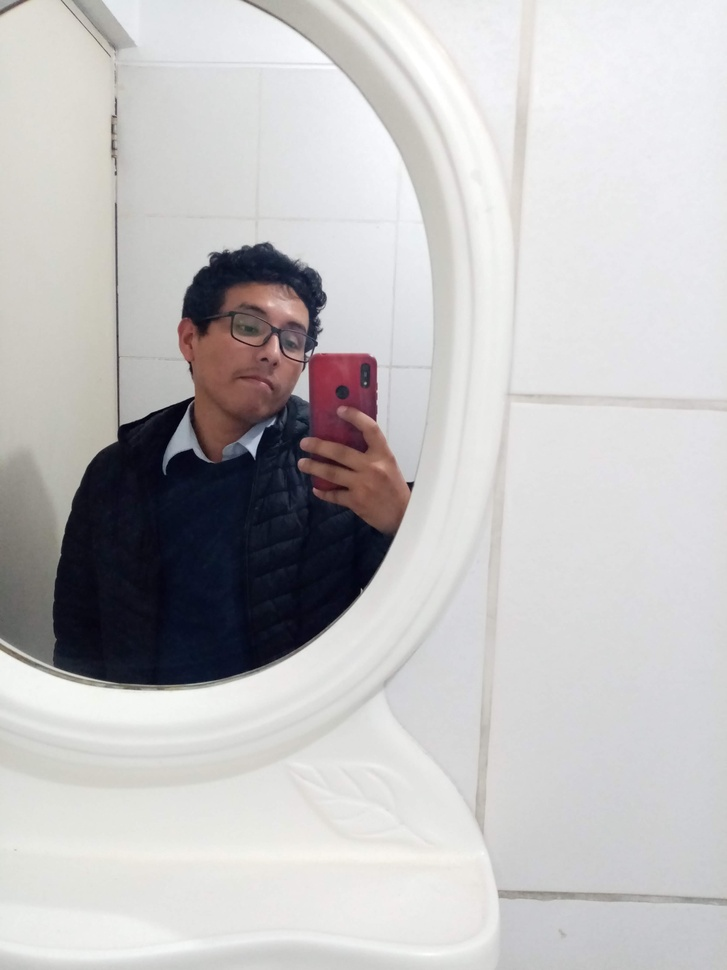
#> input picture Chapter 1/hmj.jpg, 727 x 970 px, shrunk from 3120 x 4160 before the run
$ python 03-graylevel_transforms.py
#> lines starting #> are read from the running program, lines starting #| are printed output that depends on the picture
from PIL import Image
#from pylab import *
from numpy import *

im = array(Image.open('hmj.jpg').convert('L'))
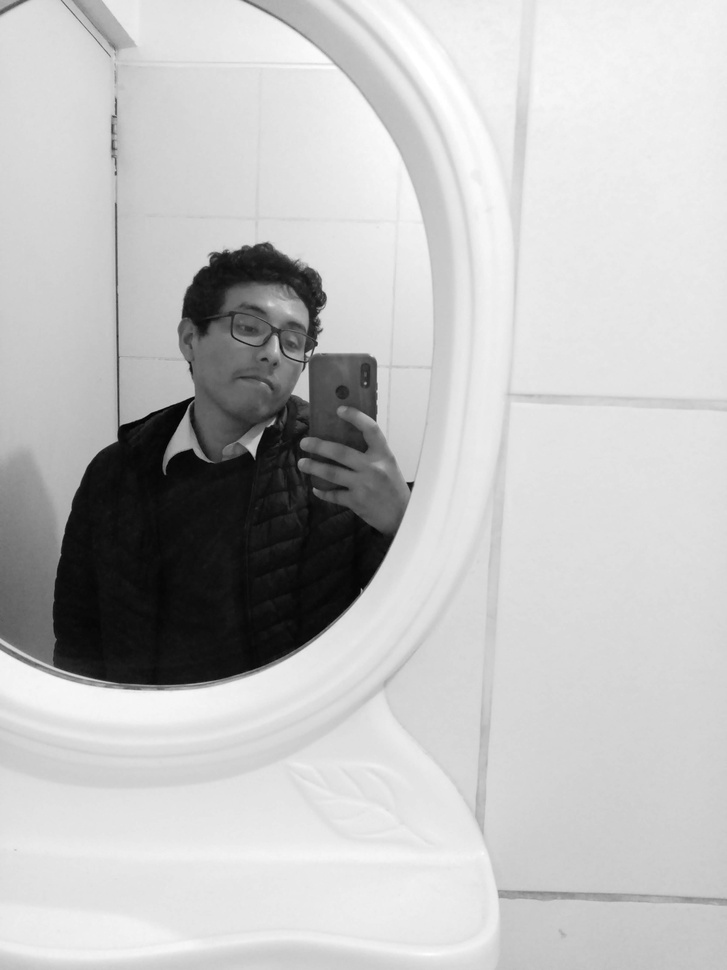
#> im: shape (970, 727); min 1, max 255, mean 192.7

im2 = 255 - im #invert image
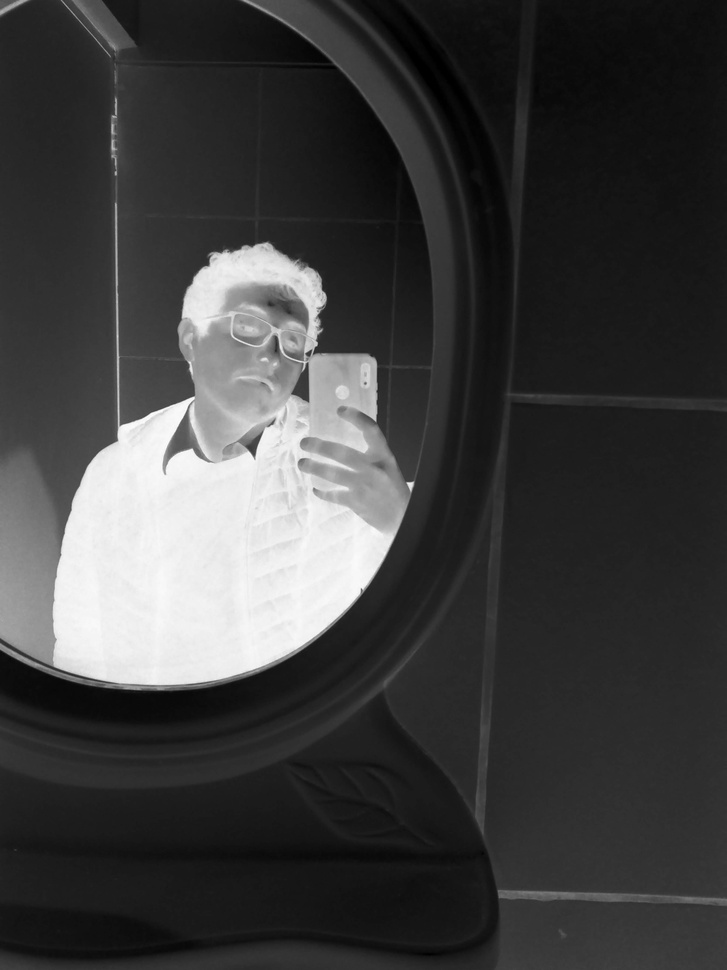
#> im2: shape (970, 727); min 0, max 254, mean 62.3
im3 = (100.0/255) * im + 100 #clamp to interval 100...200
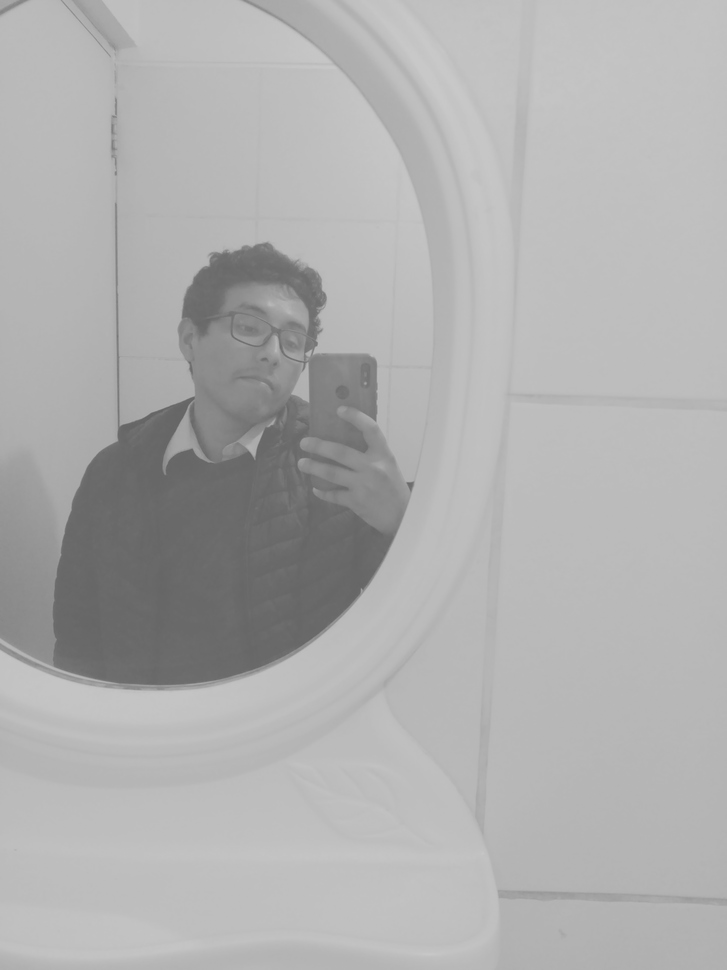
#> im3: shape (970, 727) float64; min 100.4, max 200, mean 175.6
im4 = 255.0 * (im/255.0)**2 #squared
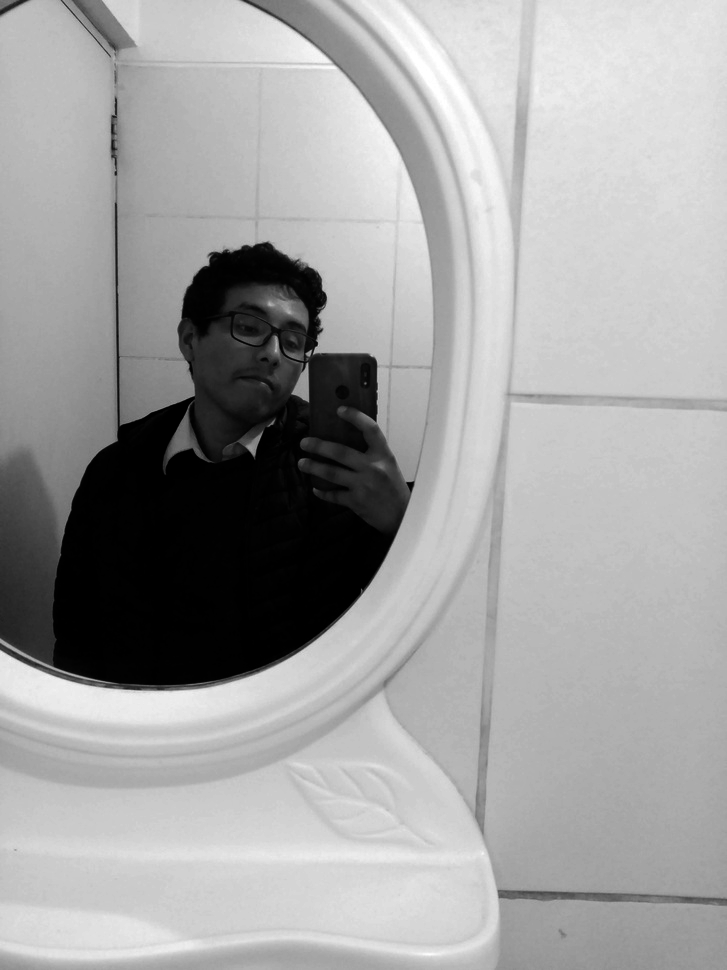
#> im4: shape (970, 727) float64; min 0.00392, max 255, mean 163.1

print(int(im.min()), int(im.max()))
#| 1 255
print(int(im2.min()), int(im2.max()))
#| 0 254
print(int(im3.min()), int(im3.max()))
#| 100 200
print(int(im4.min()), int(im4.max()))
#| 0 255

#pil_im = Image.fromarray(im3)
#pil_im = Image.fromarray(uint8(im4))

#> (the run stopped early here; a loop or call above may not have finished)
